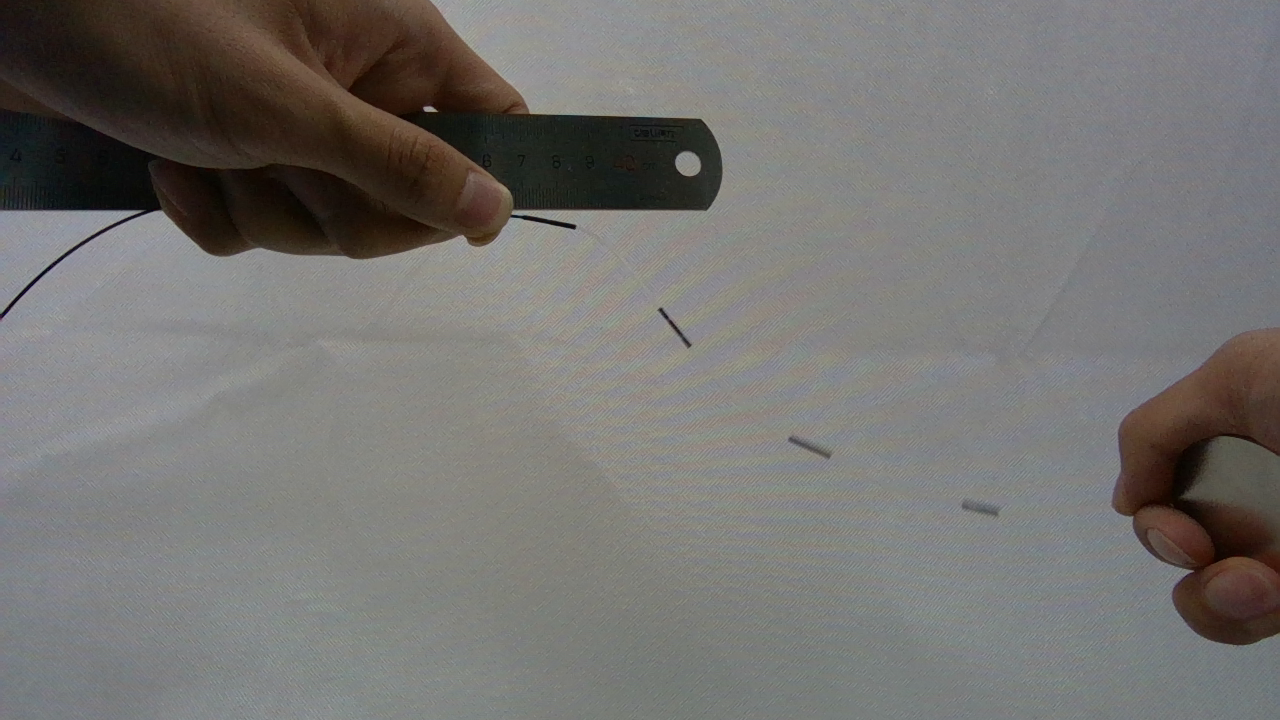
#> input picture logs_and_data/calibration/photos/calibration_photo_3.png, 1280 x 720 px, found by its file name
$ python extract_centerline.py
#> lines starting #> are read from the running program, lines starting #| are printed output that depends on the picture
"""
从标定照片中提取导丝形态 - 改进版
使用更精确的 ROI 和颜色筛选，聚焦到导丝本体
"""
import numpy as np
import cv2
import matplotlib.pyplot as plt

# 加载照片
img = cv2.imread('/home/wen-zheng/guidewire_simulation/calibration_photo_3.png')
#> img is the input picture: shape (720, 1280, 3); mean B, G, R 112.5, 115, 116.7
h, w = img.shape[:2]
#> h = 720; w = 1280
print(f"图像尺寸: {w}x{h}")
#| 图像尺寸: 1280x720

# ============================================================
# 第一步：精确标定像素比例（用尺子刻度）
# ============================================================
# 从照片中观察：尺子在底部，刻度 "1" 到 "9" 之间
# 手动测量两个清晰刻度的像素 x 坐标：
# 刻度 "1" 约在 x=158
# 刻度 "9" 约在 x=1247
# 距离 = 80mm (从1到9)
# px_per_mm = (1247 - 158) / 80 = 13.61
px_per_mm = (1247 - 158) / 80.0
print(f"像素比例: {px_per_mm:.2f} px/mm")

# ============================================================
# 第二步：手动标注导丝中心线关键点
# ============================================================
# 从照片中仔细观察导丝的位置：
# 导丝从夹持点开始向右延伸，有明显下垂
# 夹持点（左端）：大约 x=460, y=375（导丝离开夹持边缘的位置）
# 第一个磁铁（黑色段）中心：约 x=580, y=395
# 磁铁之间的软段：可以看到轻微弯曲
# 第二个磁铁：约 x=695, y=410
# 尖端（右端）：约 x=870, y=440

# 我通过目测从照片中标注了一些关键控制点
# 这些点沿着导丝中心线（像素坐标）
key_points_px = np.array([
    [460, 375],   # 夹持点（起始）
    [490, 377],   # 第一段软质开始
    [520, 380],   #
    [550, 385],   #
    [575, 390],   # 第一块磁铁开始区域
    [590, 393],   # 第一块磁铁中心
    [610, 395],   # 第一块磁铁结束
    [640, 398],   # 第二段软质
    [670, 403],   #
    [695, 408],   # 第二块磁铁附近
    [720, 413],   #
    [750, 418],   # 第三段软质
    [780, 425],   #
    [810, 432],   # 第三块磁铁附近
    [840, 438],   #
    [870, 442],   # 尖端
])

# 转换为物理坐标 (mm)
# x: 从起点归零
# y: 从起点归零，向下为正（下垂方向）
phys_x = (key_points_px[:, 0] - key_points_px[0, 0]) / px_per_mm
phys_y = (key_points_px[:, 1] - key_points_px[0, 1]) / px_per_mm

# 用样条插值得到更平滑的曲线
from scipy.interpolate import CubicSpline
cs_x = np.linspace(0, phys_x[-1], 200)
cs = CubicSpline(phys_x, phys_y)
cs_y = cs(cs_x)

print(f"\n=== 测量结果 ===")
print(f"悬臂总长: {phys_x[-1]:.1f} mm")
print(f"尖端下垂量: {phys_y[-1]:.2f} mm")

# ============================================================
# 第三步：可视化验证标注
# ============================================================
fig, axes = plt.subplots(1, 2, figsize=(16, 6))

# 左：照片 + 标注点
axes[0].imshow(cv2.cvtColor(img, cv2.COLOR_BGR2RGB))
axes[0].plot(key_points_px[:, 0], key_points_px[:, 1], 'r.-', linewidth=2, markersize=8, label='Manual markers')
axes[0].set_title('Photo with Manual Markers')
axes[0].legend()

# 右：物理坐标曲线
axes[1].plot(cs_x, cs_y, 'b-', linewidth=2, label='Spline interpolation')
axes[1].plot(phys_x, phys_y, 'ro', markersize=6, label='Key points')
axes[1].invert_yaxis()
axes[1].set_xlabel('Horizontal distance (mm)')
axes[1].set_ylabel('Vertical droop (mm)')
axes[1].set_title(f'Guidewire Droop Profile (L={phys_x[-1]:.1f}mm, tip={phys_y[-1]:.1f}mm)')
axes[1].grid(True)
axes[1].legend()
axes[1].set_aspect('equal')

plt.tight_layout()
save_path = '/home/wen-zheng/guidewire_simulation/calibration_extraction_v2.png'
plt.savefig(save_path, dpi=150)
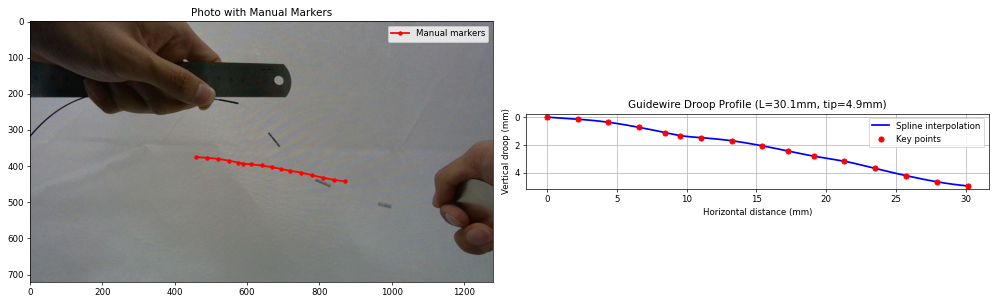
#> figure drawn by matplotlib, 2 panels; panel 2: curve peaks at x = 30.12, y = 4.92; panel 2: curve peaks at x = 30.12, y = 4.92
print(f"Saved: {save_path}")

# 保存物理坐标数据
np.savetxt('/home/wen-zheng/guidewire_simulation/centerline_real.csv',
           np.column_stack([cs_x, cs_y]), delimiter=',',
           header='x_mm,y_mm', comments='')
print("Centerline saved: centerline_real.csv")

$ run again, with logs_and_data/calibration/photos/calibration_photo_1.png copied over logs_and_data/calibration/photos/calibration_photo_3.png
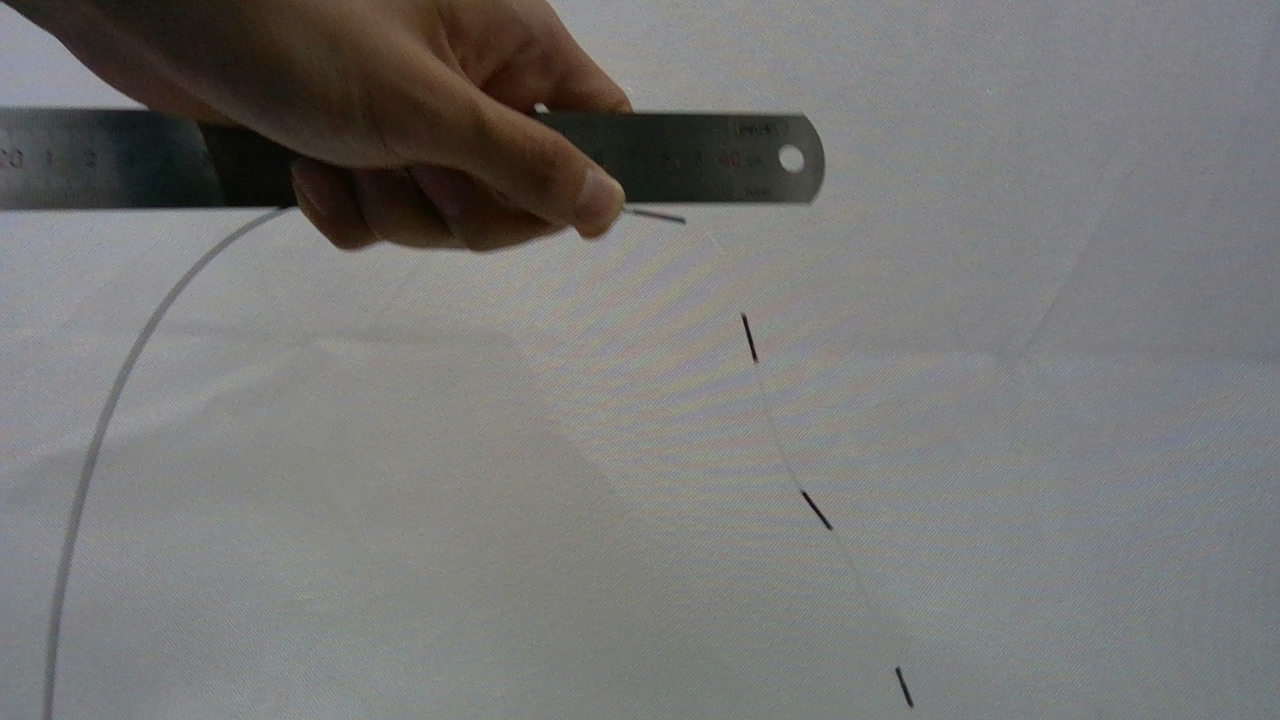
#> input picture logs_and_data/calibration/photos/calibration_photo_1.png, 1280 x 720 px, found by its file name
#> img is the input picture: shape (720, 1280, 3); mean B, G, R 116.2, 117.7, 118.1
#| 图像尺寸: 1280x720
#> `plt.savefig(save_path, dpi=150)`:
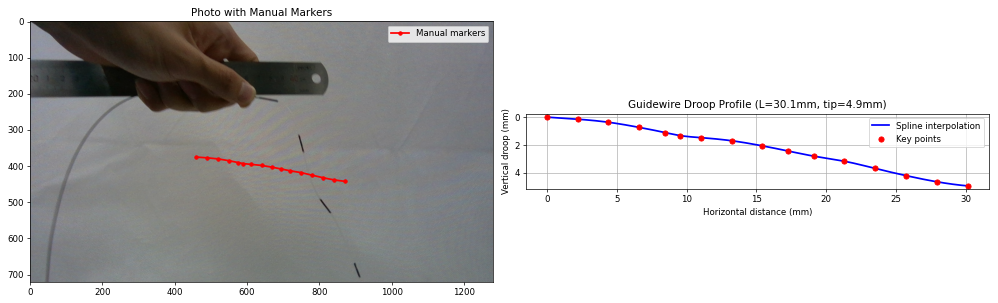
#> figure drawn by matplotlib, 2 panels; panel 2: curve peaks at x = 30.12, y = 4.92; panel 2: curve peaks at x = 30.12, y = 4.92

$ run again, with logs_and_data/calibration/photos/calibration_photo_10.png copied over logs_and_data/calibration/photos/calibration_photo_3.png
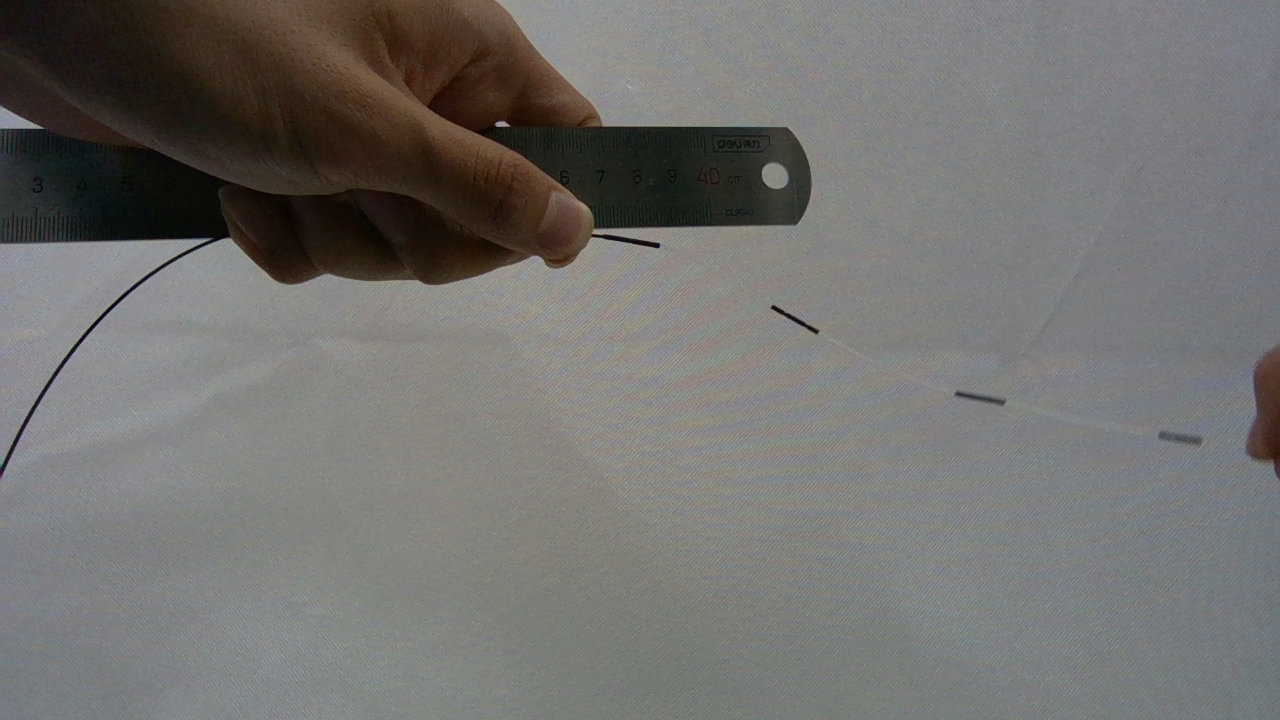
#> input picture logs_and_data/calibration/photos/calibration_photo_10.png, 1280 x 720 px, found by its file name
#> img is the input picture: shape (720, 1280, 3); mean B, G, R 111.2, 113.4, 114.5
#| 图像尺寸: 1280x720
#> `plt.savefig(save_path, dpi=150)`:
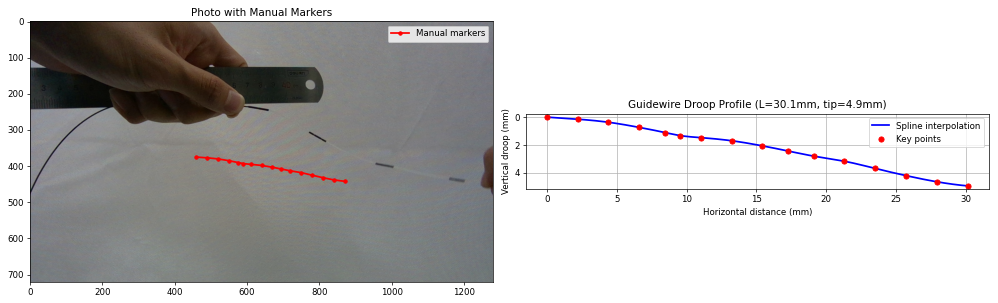
#> figure drawn by matplotlib, 2 panels; panel 2: curve peaks at x = 30.12, y = 4.92; panel 2: curve peaks at x = 30.12, y = 4.92
